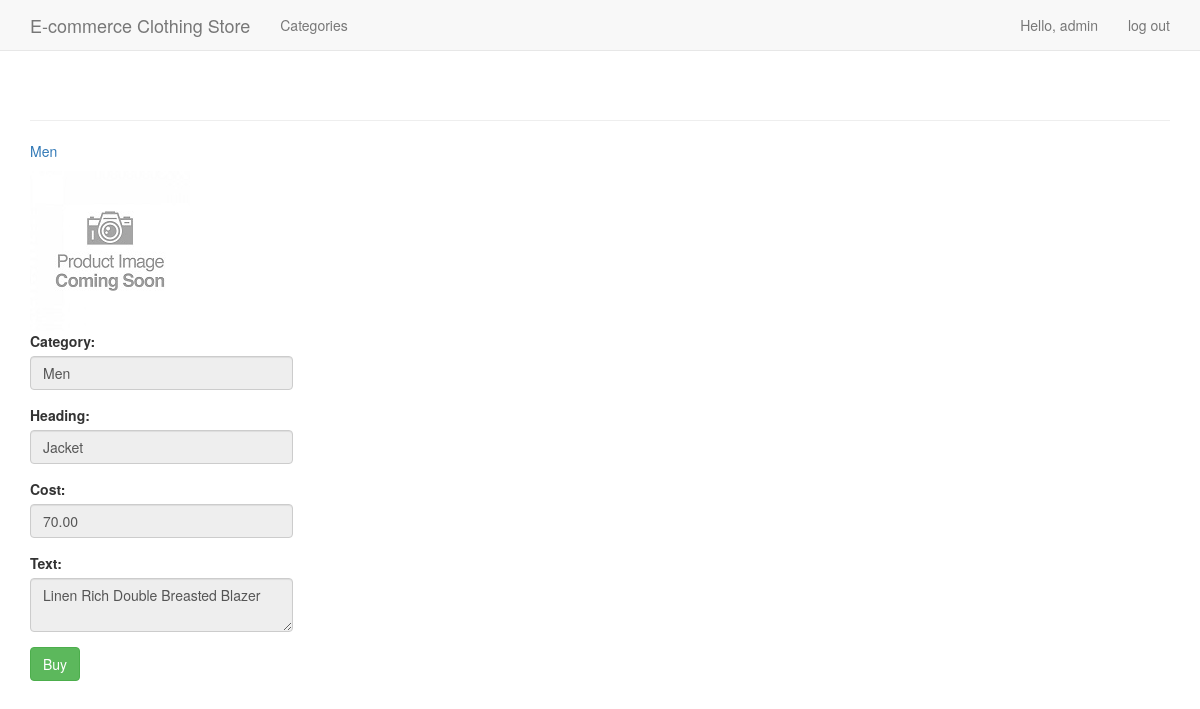
Page /product/2/ (signed in) on the committed database.
### e_commerce_app/models.py (models this page shows, shortened)
class Category(models.Model):
    text = models.CharField(max_length=200)
    date_added = models.DateTimeField(auto_now_add=True)
    owner = models.ForeignKey(User, on_delete=models.DO_NOTHING,)
    def __str__(self):
        return self.text

class Product(models.Model):
    category = models.ForeignKey(Category, on_delete=models.DO_NOTHING)
    heading = models.CharField(max_length=255)
    cost = models.DecimalField(max_digits=6, decimal_places=2)
    text = models.TextField()
    date_added = models.DateTimeField(auto_now_add=True)
    image = models.ImageField(upload_to='images/', blank=True, null=True)
    is_admin_editable = models.BooleanField(default=True)
    class Meta:
        verbose_name_plural = 'products'

### e_commerce_app/views.py (the view)
# urls.py: re_path('^product/(?P<product_id>\d+)/$', views.product, name='product'),
@login_required
def product(request, product_id):
    product = Product.objects.get(id=product_id)
    category = product.category
    form = ProductForm(instance=product)
    context = {'product': product, 'category': category, 'form': form}
    return render(request, 'e_commerce_app/product.html', context)

### e_commerce_app/forms.py
class ProductForm(forms.ModelForm):
    class Meta:
        model = Product
        fields = ['text']
        labels = {'text': ''}
        widgets = {'text': forms.Textarea(attrs={'cols': 80})}

### e_commerce_app/templates/e_commerce_app/product.html (shortened to what this page needs)
{% extends 'e_commerce_app/base.html' %}
{% load static %}
{% block content %}
  <p><a href="{% url 'e_commerce_app:category' category.id %}"> {{ category }}</a></p>
<div class="row">
  <div class="col-lg-3 col-md-4 col-sm-6">
    <div class="card">
      <img class="card-img-top" src="{% static 'e_commerce_app/images/placeholder.jpg' %}" alt="Product Image">
      <div class="card-body">
        <form method="post" action="{% url 'users:personal_details' product.id %}">
          <div class="form-group">
            <label for="{{ form.category.id_for_label }}">Category:</label>
            <input type="text" class="form-control" id="{{ form.category.id_for_label }}" value="{{ product.category }}"
                   readonly>
          </div>
          <div class="form-group">
            <label for="{{ form.category.id_for_label }}">Heading:</label>
            <input type="text" class="form-control" id="{{ form.heading.id_for_label }}" value="{{ product.heading }}"
                   readonly>
          </div>
          <div class="form-group">
            <label for="{{ form.category.id_for_label }}">Cost:</label>
            <input type="text" class="form-control" id="{{ form.cost.id_for_label }}" value="{{ product.cost }}"
                   readonly>
          </div>
          <div class="form-group">
            <label for="{{ form.text.id_for_label }}">Text:</label>
            <textarea class="form-control" id="{{ form.text.id_for_label }}" readonly>{{ product.text }}</textarea>
          </div>
          <button type="submit" class="btn btn-success">Buy</button>
        </form>
      </div>
    </div>
  </div>
</div>
{% endblock content %}

### e_commerce_app/templates/e_commerce_app/base.html (shortened to what this page needs)
{% load bootstrap3 %}
<!DOCTYPE html>
<html lang="en">
  <head>
    {% bootstrap_css %}
  </head>
  <body>
    <nav class="navbar navbar-default navbar-static-top">
      <div class="container">
        <div class="navbar-header">
          <a class="navbar-brand" href="{% url 'e_commerce_app:index' %}">
              E-commerce Clothing Store
          </a>
        </div>
        <div id="navbar" class="navbar-collapse collapse">
            <ul class="nav navbar-nav">
                <li><a href="{% url 'e_commerce_app:categories' %}">Categories</a></li>
            </ul>
            <ul class="nav navbar-nav navbar-right">
                {% if user.is_authenticated %}
                  <li><a href="{% url 'users:user_profile' %}">Hello, {{ user.username }}</a></li>
                  <li><a href="{% url 'users:logout' %}"> log out</a></li>
                {% else %}
                  <li><a href="{% url 'users:register' %}">register</a></li>
                  <li><a href="{% url 'users:login' %}">log in</a></li>
                {% endif %}
            </ul>
        </div>
      </div>
    </nav>
    <div class="container">
      <div class="page-header">
      </div>
      <div>
        {% block content %}{% endblock content %}
      </div>
    </div>
  </body>
</html>

### rows in the picture
Category: text "Men"
Product: category "Men", heading "Jacket", cost "70.00", text "Linen Rich Double Breasted Blazer"

### other values in the picture
{{ user.username }} "admin"
